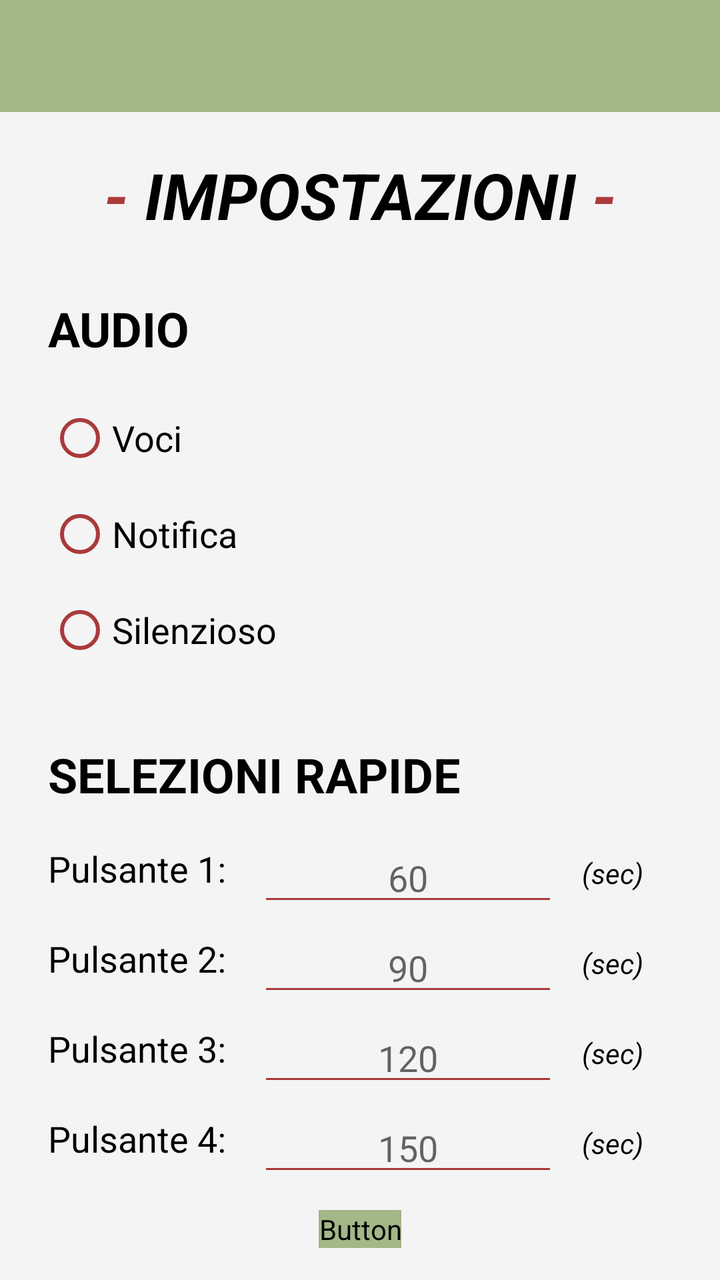
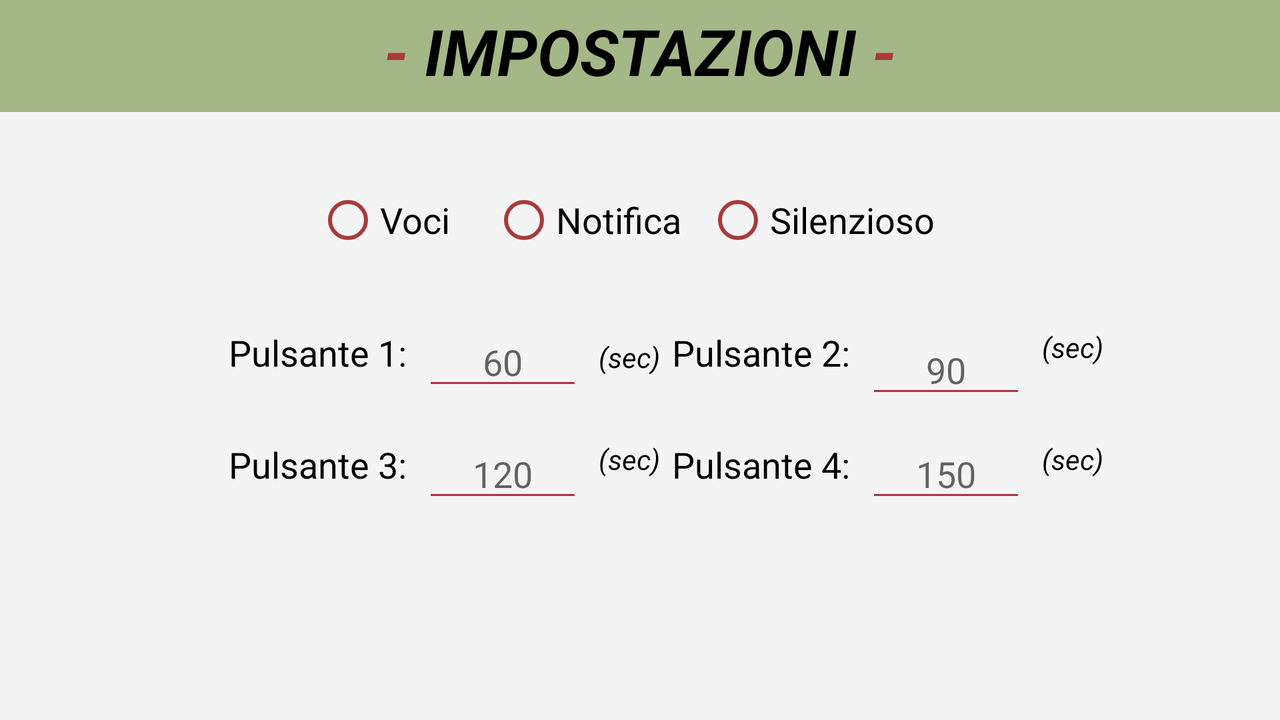

Compare how this app lays out the same screen by default and in its alternative resource folder. The renders come first, then the two layout files and the values they reference.
<!-- AndroidManifest.xml: activity theme Theme.TimerPauseCalisthenics.NoActionBar -->
<!-- res/layout/activity_settings.xml -->
<?xml version="1.0" encoding="utf-8"?>
<androidx.coordinatorlayout.widget.CoordinatorLayout xmlns:android="http://schemas.android.com/apk/res/android"
    xmlns:app="http://schemas.android.com/apk/res-auto"
    xmlns:tools="http://schemas.android.com/tools"
    android:layout_width="match_parent"
    android:layout_height="match_parent"
    android:background="@color/sfondo"
    android:backgroundTint="@color/sfondo"
    tools:context="paccoTimer.SettingsActivity">

    <androidx.constraintlayout.widget.ConstraintLayout
        android:layout_width="match_parent"
        android:layout_height="match_parent"
        android:backgroundTint="@color/sfondo">

        <Button
            android:id="@+id/btnIndietro"
            android:layout_width="wrap_content"
            android:layout_height="wrap_content"
            android:layout_marginBottom="16dp"
            android:background="@color/primario"
            android:backgroundTint="@color/primario"
            android:text="Indietro"
            android:textColor="@color/testoBottoni"
            app:layout_constraintBottom_toBottomOf="parent"
            app:layout_constraintEnd_toEndOf="parent"
            app:layout_constraintStart_toStartOf="parent" />

        <RadioGroup
            android:id="@+id/rgAudio"
            android:layout_width="172dp"
            android:layout_height="0dp"
            android:layout_marginStart="24dp"
            android:layout_marginTop="16dp"
            app:layout_constraintStart_toStartOf="parent"
            app:layout_constraintTop_toBottomOf="@+id/txtAudio">

            <RadioButton
                android:id="@+id/rbVoci"
                android:layout_width="match_parent"
                android:layout_height="wrap_content"
                android:buttonTint="@color/variantePrimaria"
                android:checked="false"
                android:text="Voci"
                android:textColor="@color/black"
                android:textColorHighlight="@color/variantePrimaria"
                android:textSize="18sp" />

            <RadioButton
                android:id="@+id/rbNotifica"
                android:layout_width="match_parent"
                android:layout_height="wrap_content"
                android:buttonTint="@color/variantePrimaria"
                android:text="Notifica"
                android:textColor="@color/black"
                android:textColorHighlight="@color/variantePrimaria"
                android:textSize="18sp" />

            <RadioButton
                android:id="@+id/rbSilenzioso"
                android:layout_width="match_parent"
                android:layout_height="wrap_content"
                android:buttonTint="@color/variantePrimaria"
                android:text="Silenzioso"
                android:textColor="@color/black"
                android:textColorHighlight="@color/variantePrimaria"
                android:textSize="18sp" />
        </RadioGroup>

        <TextView
            android:id="@+id/txtUnitaMisura1"
            android:layout_width="wrap_content"
            android:layout_height="40dp"
            android:layout_marginStart="12dp"
            android:layout_marginTop="5dp"
            android:text="(sec)"
            android:textAlignment="center"
            android:textColor="@color/black"
            android:textSize="14sp"
            android:textStyle="italic"
            app:layout_constraintStart_toEndOf="@+id/txtSecondiBottone1"
            app:layout_constraintTop_toTopOf="@+id/txtSelezioneButton1" />

        <TextView
            android:id="@+id/txtUnitaMisura"
            android:layout_width="wrap_content"
            android:layout_height="40dp"
            android:layout_marginStart="12dp"
            android:layout_marginTop="5dp"
            android:text="(sec)"
            android:textAlignment="center"
            android:textColor="@color/black"
            android:textSize="14sp"
            android:textStyle="italic"
            app:layout_constraintStart_toEndOf="@+id/txtSecondiBottone2"
            app:layout_constraintTop_toTopOf="@+id/txtSelezioneButton3" />

        <TextView
            android:id="@+id/txtAudio"
            android:layout_width="157dp"
            android:layout_height="31dp"
            android:layout_marginStart="24dp"
            android:layout_marginTop="28dp"
            android:text="AUDIO"
            android:textAlignment="viewStart"
            android:textColor="@color/black"
            android:textSize="24sp"
            android:textStyle="bold"
            app:layout_constraintStart_toStartOf="parent"
            app:layout_constraintTop_toBottomOf="@+id/txtImpostazioni" />

        <EditText
            android:id="@+id/txtSecondiBottone2"
            android:layout_width="150dp"
            android:layout_height="40dp"
            android:layout_marginBottom="4dp"
            android:backgroundTint="@color/variantePrimaria"
            android:ems="10"
            android:hint="90"
            android:inputType="number"
            android:textAlignment="center"
            android:textColorHighlight="@color/variantePrimaria"
            android:textColorLink="@color/variantePrimaria"
            android:textCursorDrawable="@drawable/cursore_colorato"
            app:layout_constraintBottom_toBottomOf="@+id/txtSelezioneButton3"
            app:layout_constraintStart_toStartOf="@+id/txtSecondiBottone1" />

        <TextView
            android:id="@+id/txtImpostazioni"
            android:layout_width="wrap_content"
            android:layout_height="44dp"
            android:layout_marginTop="20dp"
            android:text="IMPOSTAZIONI"
            android:textAlignment="center"
            android:textColor="@color/black"
            android:textSize="32sp"
            android:textStyle="bold|italic"
            app:layout_constraintEnd_toEndOf="parent"
            app:layout_constraintStart_toStartOf="parent"
            app:layout_constraintTop_toBottomOf="@+id/toolbar" />

        <TextView
            android:id="@+id/txtUnitaMisura2"
            android:layout_width="wrap_content"
            android:layout_height="40dp"
            android:layout_marginStart="12dp"
            android:layout_marginTop="5dp"
            android:text="(sec)"
            android:textAlignment="center"
            android:textColor="@color/black"
            android:textSize="14sp"
            android:textStyle="italic"
            app:layout_constraintStart_toEndOf="@+id/txtSecondiBottone4"
            app:layout_constraintTop_toTopOf="@+id/txtSelezioneButton4" />

        <TextView
            android:id="@+id/txtBellezza1"
            android:layout_width="wrap_content"
            android:layout_height="44dp"
            android:text="- "
            android:textAlignment="center"
            android:textColor="@color/variantePrimaria"
            android:textSize="32sp"
            android:textStyle="bold|italic"
            app:layout_constraintEnd_toStartOf="@+id/txtImpostazioni"
            app:layout_constraintTop_toTopOf="@+id/txtImpostazioni" />

        <TextView
            android:id="@+id/txtSelezioneButton3"
            android:layout_width="wrap_content"
            android:layout_height="40dp"
            android:layout_marginTop="5dp"
            android:text="Pulsante 2:"
            android:textColor="@color/black"
            android:textSize="18sp"
            app:layout_constraintStart_toStartOf="@+id/txtSelezioniRapide"
            app:layout_constraintTop_toBottomOf="@+id/txtSelezioneButton1" />

        <TextView
            android:id="@+id/txtSelezioneButton1"
            android:layout_width="wrap_content"
            android:layout_height="40dp"
            android:layout_marginTop="20dp"
            android:text="Pulsante 1:"
            android:textAlignment="center"
            android:textColor="@color/black"
            android:textSize="18sp"
            app:layout_constraintStart_toStartOf="@+id/txtSelezioniRapide"
            app:layout_constraintTop_toBottomOf="@+id/txtSelezioniRapide" />

        <TextView
            android:id="@+id/txtSelezioneButton4"
            android:layout_width="wrap_content"
            android:layout_height="40dp"
            android:layout_marginTop="5dp"
            android:text="Pulsante 4:"
            android:textColor="@color/black"
            android:textSize="18sp"
            app:layout_constraintStart_toStartOf="@+id/txtSelezioniRapide"
            app:layout_constraintTop_toBottomOf="@+id/txtSelezioneButton2" />

        <TextView
            android:id="@+id/txtSelezioneButton2"
            android:layout_width="wrap_content"
            android:layout_height="40dp"
            android:layout_marginTop="5dp"
            android:text="Pulsante 3:"
            android:textColor="@color/black"
            android:textSize="18sp"
            app:layout_constraintStart_toStartOf="@+id/txtSelezioniRapide"
            app:layout_constraintTop_toBottomOf="@+id/txtSelezioneButton3" />

        <EditText
            android:id="@+id/txtSecondiBottone1"
            android:layout_width="150dp"
            android:layout_height="40dp"
            android:layout_marginStart="16dp"
            android:layout_marginBottom="4dp"
            android:backgroundTint="@color/variantePrimaria"
            android:ems="10"
            android:hint="60"
            android:inputType="number"
            android:textAlignment="center"
            android:textColorHighlight="@color/variantePrimaria"
            android:textColorLink="@color/variantePrimaria"
            android:textCursorDrawable="@drawable/cursore_colorato"
            app:layout_constraintBottom_toBottomOf="@+id/txtSelezioneButton1"
            app:layout_constraintStart_toEndOf="@+id/txtSelezioneButton1" />

        <TextView
            android:id="@+id/txtBellezza2"
            android:layout_width="wrap_content"
            android:layout_height="44dp"
            android:text=" -"
            android:textAlignment="center"
            android:textColor="@color/variantePrimaria"
            android:textSize="32sp"
            android:textStyle="bold|italic"
            app:layout_constraintStart_toEndOf="@+id/txtImpostazioni"
            app:layout_constraintTop_toTopOf="@+id/txtImpostazioni" />

        <TextView
            android:id="@+id/txtSelezioniRapide"
            android:layout_width="wrap_content"
            android:layout_height="31dp"
            android:layout_marginTop="32dp"
            android:text="SELEZIONI RAPIDE"
            android:textAlignment="viewStart"
            android:textColor="@color/black"
            android:textSize="24sp"
            android:textStyle="bold"
            app:layout_constraintStart_toStartOf="@+id/rgAudio"
            app:layout_constraintTop_toBottomOf="@+id/rgAudio" />

        <EditText
            android:id="@+id/txtSecondiBottone4"
            android:layout_width="150dp"
            android:layout_height="40dp"
            android:layout_marginBottom="4dp"
            android:backgroundTint="@color/variantePrimaria"
            android:ems="10"
            android:hint="150"
            android:inputType="number"
            android:textAlignment="center"
            android:textColorHighlight="@color/variantePrimaria"
            android:textColorLink="@color/variantePrimaria"
            android:textCursorDrawable="@drawable/cursore_colorato"
            app:layout_constraintBottom_toBottomOf="@+id/txtSelezioneButton4"
            app:layout_constraintStart_toStartOf="@+id/txtSecondiBottone3" />

        <TextView
            android:id="@+id/txtUnitaMisura3"
            android:layout_width="wrap_content"
            android:layout_height="40dp"
            android:layout_marginStart="12dp"
            android:layout_marginTop="5dp"
            android:text="(sec)"
            android:textAlignment="center"
            android:textColor="@color/black"
            android:textSize="14sp"
            android:textStyle="italic"
            app:layout_constraintStart_toEndOf="@+id/txtSecondiBottone3"
            app:layout_constraintTop_toTopOf="@+id/txtSelezioneButton2" />

        <EditText
            android:id="@+id/txtSecondiBottone3"
            android:layout_width="150dp"
            android:layout_height="40dp"
            android:layout_marginBottom="4dp"
            android:backgroundTint="@color/variantePrimaria"
            android:ems="10"
            android:hint="120"
            android:inputType="number"
            android:textAlignment="center"
            android:textColorHighlight="@color/variantePrimaria"
            android:textColorLink="@color/variantePrimaria"
            android:textCursorDrawable="@drawable/cursore_colorato"
            app:layout_constraintBottom_toBottomOf="@+id/txtSelezioneButton2"
            app:layout_constraintStart_toStartOf="@+id/txtSecondiBottone2" />

        <androidx.appcompat.widget.Toolbar
            android:id="@+id/toolbar"
            android:layout_width="match_parent"
            android:layout_height="?attr/actionBarSize"
            android:background="@color/primario"
            app:layout_constraintEnd_toEndOf="parent"
            app:layout_constraintHorizontal_bias="0.0"
            app:layout_constraintStart_toStartOf="parent"
            app:layout_constraintTop_toTopOf="parent"
            app:popupTheme="@style/Theme.TimerPauseCalisthenics.PopupOverlay" />

    </androidx.constraintlayout.widget.ConstraintLayout>

</androidx.coordinatorlayout.widget.CoordinatorLayout>
<!-- resources referenced by this layout -->
<resources>
  <color name="black">#FF000000</color>
  <color name="primario">#a4b787</color>
  <color name="sfondo">#f4f4f4</color>
  <color name="variantePrimaria">#aa3a3a</color>
  <!-- drawable cursore_colorato (drawable) -->
  <?xml version="1.0" encoding="utf-8"?>
  <shape xmlns:android="http://schemas.android.com/apk/res/android"
      android:shape="rectangle" >
      <size
          android:width="2dip" />
      <solid
          android:color="@color/variantePrimaria" />
  </shape>
  <style name="Theme.TimerPauseCalisthenics.PopupOverlay" parent="ThemeOverlay.AppCompat.Light" />
  <style name="Theme.TimerPauseCalisthenics.NoActionBar">
          <item name="windowActionBar">false</item>
          <item name="windowNoTitle">true</item>
      </style>
</resources>
<!-- res/layout-land/activity_settings.xml (the repository's variant of the layout above) -->
<!-- drawn on the phone turned sideways -->
<?xml version="1.0" encoding="utf-8"?>
<androidx.coordinatorlayout.widget.CoordinatorLayout xmlns:android="http://schemas.android.com/apk/res/android"
    xmlns:app="http://schemas.android.com/apk/res-auto"
    xmlns:tools="http://schemas.android.com/tools"
    android:layout_width="match_parent"
    android:layout_height="match_parent"
    tools:context="paccoTimer.SettingsActivity">

    <androidx.constraintlayout.widget.ConstraintLayout
        android:layout_width="match_parent"
        android:layout_height="match_parent"
        android:background="@color/sfondo"
        android:backgroundTint="@color/sfondo">

        <Button
            android:id="@+id/btnIndietro"
            android:layout_width="wrap_content"
            android:layout_height="wrap_content"
            android:layout_marginStart="-1dp"
            android:layout_marginTop="3dp"
            android:background="@color/primario"
            android:backgroundTint="@color/primario"
            android:text="Indietro"
            android:textColor="@color/testoBottoni"
            app:layout_constraintEnd_toEndOf="parent"
            app:layout_constraintHorizontal_bias="0.022"
            app:layout_constraintStart_toStartOf="parent"
            app:layout_constraintTop_toTopOf="@+id/toolbar" />

        <androidx.appcompat.widget.Toolbar
            android:id="@+id/toolbar"
            android:layout_width="match_parent"
            android:layout_height="?attr/actionBarSize"
            android:background="@color/primario"
            app:layout_constraintEnd_toEndOf="parent"
            app:layout_constraintHorizontal_bias="0.0"
            app:layout_constraintStart_toStartOf="parent"
            app:layout_constraintTop_toTopOf="parent"
            app:popupTheme="@style/Theme.TimerPauseCalisthenics.PopupOverlay" />

        <TextView
            android:id="@+id/txtImpostazioni"
            android:layout_width="wrap_content"
            android:layout_height="44dp"
            android:layout_marginTop="4dp"
            android:text="IMPOSTAZIONI"
            android:textAlignment="center"
            android:textColor="@color/black"
            android:textSize="32sp"
            android:textStyle="bold|italic"
            app:layout_constraintEnd_toEndOf="parent"
            app:layout_constraintStart_toStartOf="parent"
            app:layout_constraintTop_toTopOf="parent" />

        <TextView
            android:id="@+id/txtBellezza2"
            android:layout_width="wrap_content"
            android:layout_height="44dp"
            android:text=" -"
            android:textAlignment="center"
            android:textColor="@color/variantePrimaria"
            android:textSize="32sp"
            android:textStyle="bold|italic"
            app:layout_constraintStart_toEndOf="@+id/txtImpostazioni"
            app:layout_constraintTop_toTopOf="@+id/txtImpostazioni" />

        <TextView
            android:id="@+id/txtBellezza1"
            android:layout_width="wrap_content"
            android:layout_height="44dp"
            android:text="- "
            android:textAlignment="center"
            android:textColor="@color/variantePrimaria"
            android:textSize="32sp"
            android:textStyle="bold|italic"
            app:layout_constraintEnd_toStartOf="@+id/txtImpostazioni"
            app:layout_constraintTop_toTopOf="@+id/txtImpostazioni" />

        <EditText
            android:id="@+id/txtSecondiBottone4"
            android:layout_width="80dp"
            android:layout_height="40dp"
            android:layout_marginStart="8dp"
            android:layout_marginBottom="4dp"
            android:backgroundTint="@color/variantePrimaria"
            android:ems="10"
            android:hint="150"
            android:inputType="number"
            android:textAlignment="center"
            android:textColorHighlight="@color/variantePrimaria"
            android:textColorLink="@color/variantePrimaria"
            android:textCursorDrawable="@drawable/cursore_colorato"
            app:layout_constraintBottom_toBottomOf="@+id/txtSelezioneButton4"
            app:layout_constraintStart_toEndOf="@+id/txtSelezioneButton4" />

        <EditText
            android:id="@+id/txtSecondiBottone3"
            android:layout_width="80dp"
            android:layout_height="40dp"
            android:layout_marginStart="8dp"
            android:layout_marginBottom="4dp"
            android:backgroundTint="@color/variantePrimaria"
            android:ems="10"
            android:hint="120"
            android:inputType="number"
            android:textAlignment="center"
            android:textColorHighlight="@color/variantePrimaria"
            android:textColorLink="@color/variantePrimaria"
            android:textCursorDrawable="@drawable/cursore_colorato"
            app:layout_constraintBottom_toBottomOf="@+id/txtSelezioneButton3"
            app:layout_constraintStart_toEndOf="@+id/txtSelezioneButton3" />

        <EditText
            android:id="@+id/txtSecondiBottone1"
            android:layout_width="80dp"
            android:layout_height="40dp"
            android:layout_marginStart="8dp"
            android:layout_marginBottom="4dp"
            android:backgroundTint="@color/variantePrimaria"
            android:ems="10"
            android:hint="60"
            android:inputType="number"
            android:textAlignment="center"
            android:textColorHighlight="@color/variantePrimaria"
            android:textColorLink="@color/variantePrimaria"
            android:textCursorDrawable="@drawable/cursore_colorato"
            app:layout_constraintBottom_toBottomOf="@+id/txtSelezioneButton1"
            app:layout_constraintStart_toEndOf="@+id/txtSelezioneButton1" />

        <EditText
            android:id="@+id/txtSecondiBottone2"
            android:layout_width="80dp"
            android:layout_height="40dp"
            android:layout_marginStart="8dp"
            android:backgroundTint="@color/variantePrimaria"
            android:ems="10"
            android:hint="90"
            android:inputType="number"
            android:textAlignment="center"
            android:textColorHighlight="@color/variantePrimaria"
            android:textColorLink="@color/variantePrimaria"
            android:textCursorDrawable="@drawable/cursore_colorato"
            app:layout_constraintBottom_toBottomOf="@+id/txtSelezioneButton2"
            app:layout_constraintStart_toEndOf="@+id/txtSelezioneButton2" />

        <RadioGroup
            android:id="@+id/rgAudio"
            android:layout_width="wrap_content"
            android:layout_height="wrap_content"
            android:layout_marginTop="30dp"
            android:orientation='horizontal'
            app:layout_constraintEnd_toEndOf="parent"
            app:layout_constraintHorizontal_bias="0.5"
            app:layout_constraintStart_toStartOf="parent"
            app:layout_constraintTop_toBottomOf="@+id/toolbar">

            <RadioButton
                android:id="@+id/rbVoci"
                android:layout_width="88dp"
                android:layout_height="wrap_content"
                android:buttonTint="@color/variantePrimaria"
                android:checked="false"
                android:text="Voci"
                android:textColor="@color/black"
                android:textColorHighlight="@color/variantePrimaria"
                android:textSize="18sp" />

            <RadioButton
                android:id="@+id/rbNotifica"
                android:layout_width="107dp"
                android:layout_height="wrap_content"
                android:buttonTint="@color/variantePrimaria"
                android:text="Notifica"
                android:textColor="@color/black"
                android:textColorHighlight="@color/variantePrimaria"
                android:textSize="18sp" />

            <RadioButton
                android:id="@+id/rbSilenzioso"
                android:layout_width="129dp"
                android:layout_height="wrap_content"
                android:buttonTint="@color/variantePrimaria"
                android:text="Silenzioso"
                android:textColor="@color/black"
                android:textColorHighlight="@color/variantePrimaria"
                android:textSize="18sp" />

        </RadioGroup>

        <TextView
            android:id="@+id/txtSelezioneButton4"
            android:layout_width="wrap_content"
            android:layout_height="40dp"
            android:text="Pulsante 4:"
            android:textAlignment="center"
            android:textColor="@color/black"
            android:textSize="18sp"
            app:layout_constraintStart_toStartOf="@+id/txtSelezioneButton2"
            app:layout_constraintTop_toTopOf="@+id/txtSelezioneButton3" />

        <TextView
            android:id="@+id/txtUnitaMisura3"
            android:layout_width="wrap_content"
            android:layout_height="40dp"
            android:layout_marginStart="8dp"
            android:text="(sec)"
            android:textAlignment="center"
            android:textColor="@color/black"
            android:textSize="14sp"
            android:textStyle="italic"
            app:layout_constraintStart_toEndOf="@+id/txtSecondiBottone3"
            app:layout_constraintTop_toTopOf="@+id/txtSelezioneButton3" />

        <TextView
            android:id="@+id/txtSelezioneButton2"
            android:layout_width="wrap_content"
            android:layout_height="40dp"
            android:layout_marginStart="8dp"
            android:layout_marginEnd="220dp"
            android:text="Pulsante 2:"
            android:textAlignment="center"
            android:textColor="@color/black"
            android:textSize="18sp"
            app:layout_constraintEnd_toEndOf="parent"
            app:layout_constraintHorizontal_bias="0.31"
            app:layout_constraintStart_toEndOf="@+id/txtUnitaMisura1"
            app:layout_constraintTop_toTopOf="@+id/txtSelezioneButton1" />

        <TextView
            android:id="@+id/txtUnitaMisura2"
            android:layout_width="wrap_content"
            android:layout_height="40dp"
            android:layout_marginStart="8dp"
            android:text="(sec)"
            android:textAlignment="center"
            android:textColor="@color/black"
            android:textSize="14sp"
            android:textStyle="italic"
            app:layout_constraintStart_toEndOf="@+id/txtSecondiBottone2"
            app:layout_constraintTop_toTopOf="@+id/txtSelezioneButton2" />


        <TextView
            android:id="@+id/txtSelezioneButton1"
            android:layout_width="wrap_content"
            android:layout_height="40dp"
            android:layout_marginStart="8dp"
            android:layout_marginTop="30dp"
            android:layout_marginEnd="12dp"
            android:text="Pulsante 1:"
            android:textAlignment="center"
            android:textColor="@color/black"
            android:textSize="18sp"
            app:layout_constraintEnd_toEndOf="parent"
            app:layout_constraintHorizontal_bias="0.2"
            app:layout_constraintStart_toStartOf="parent"
            app:layout_constraintTop_toBottomOf="@+id/rgAudio" />

        <TextView
            android:id="@+id/txtUnitaMisura1"
            android:layout_width="wrap_content"
            android:layout_height="40dp"
            android:layout_marginStart="8dp"
            android:layout_marginTop="5dp"
            android:text="(sec)"
            android:textAlignment="center"
            android:textColor="@color/black"
            android:textSize="14sp"
            android:textStyle="italic"
            app:layout_constraintStart_toEndOf="@+id/txtSecondiBottone1"
            app:layout_constraintTop_toTopOf="@+id/txtSelezioneButton1" />

        <TextView
            android:id="@+id/txtSelezioneButton3"
            android:layout_width="wrap_content"
            android:layout_height="40dp"
            android:layout_marginTop="16dp"
            android:text="Pulsante 3:"
            android:textAlignment="center"
            android:textColor="@color/black"
            android:textSize="18sp"
            app:layout_constraintStart_toStartOf="@+id/txtSelezioneButton1"
            app:layout_constraintTop_toBottomOf="@+id/txtSelezioneButton1" />

        <TextView
            android:id="@+id/txtUnitaMisura2"
            android:layout_width="wrap_content"
            android:layout_height="40dp"
            android:layout_marginStart="8dp"
            android:text="(sec)"
            android:textAlignment="center"
            android:textColor="@color/black"
            android:textSize="14sp"
            android:textStyle="italic"
            app:layout_constraintStart_toEndOf="@+id/txtSecondiBottone2"
            app:layout_constraintTop_toTopOf="@+id/txtSelezioneButton3" /><![CDATA[























        />












    ]]>
    </androidx.constraintlayout.widget.ConstraintLayout>

</androidx.coordinatorlayout.widget.CoordinatorLayout>
